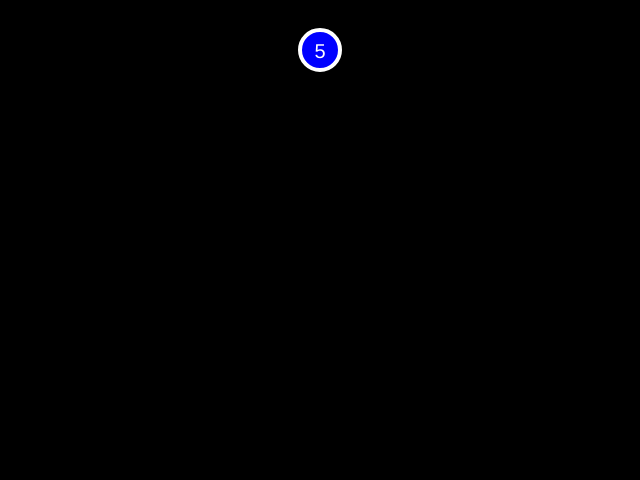
Frame 1 (no input)
Frame 60 (no input): identical to frame 1, image omitted
Frame 120 (the mouse pressed at the canvas centre since frame 60): identical to frame 1, image omitted

The p5.js sketch that drew this single still picture (run headless with seeded random() and noise() and a simulated clock; from frame 60 on, the mouse is pressed at the canvas centre):

// p5.js sketch
// ── sketch.js
var tree;

function setup(){
    cnv=createCanvas(640,480);
    cnv.mousePressed(click);
    
    textAlign(CENTER,CENTER);
    
    tree=new Tree(5);
    
}
function click(){
}

function draw(){
    background(0);
    tree.show();
}

// ── Node.js
function Node(p,value){
    if(p==null){
        this.x=width/2;
        this.y=50;
        this.depth=0;
    }else{
        if(p.value>value){
            this.x=p.x-50;
        }else{
            this.x=p.x+50;
        }
        this.y=p.y+50;
        this.depth=p.depth+1;
    }
    this.parent=p;
    this.value=value;
    this.leftChild=null;
    this.rightChild=null;
    this.show=function(){
        if(this.parent != null){
            strokeWeight(1);
            stroke(250);
            line(this.x,this.y,this.parent.x,this.parent.y);
        }
        if(this.leftChild != null){
            this.leftChild.show();
        }
        if(this.rightChild != null){
            this.rightChild.show();
        }
        fill(0,0,255);
        stroke(255);
        strokeWeight(4);
        circle(this.x,this.y,40);
        noStroke();
        fill(255);
        textSize(20);
        text(this.value,this.x,this.y+2);
    }
}


function Tree(firstValue){
    this.origin=new Node(null,firstValue);
    this.show=function(){
        this.origin.show();
    }
    this.insert=function(value){
        var currentNode=this.origin;
        var inserted=false;
        while(!inserted){
            if(value<currentNode.value){
                if(currentNode.leftChild!=null){
                    currentNode=currentNode.leftChild;
                }else{
                    currentNode.leftChild=new Node(currentNode,value);
                    inserted=true;
                }
            }else if(value>currentNode.value){
                if(currentNode.rightChild!=null){
                    currentNode=currentNode.rightChild;
                }else{
                    currentNode.rightChild=new Node(currentNode,value);  
                    inserted=true;
                }       
            }else{
                inserted=true;
                console.log("existing value in tree !");
            }
        }
    }
}
